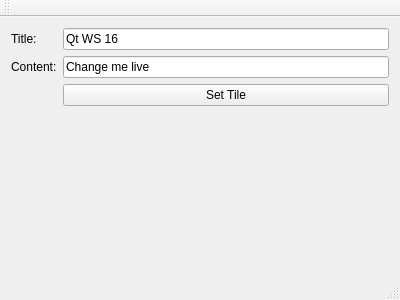
<?xml version="1.0" encoding="UTF-8"?>
<ui version="4.0">
 <class>MainWindow</class>
 <widget class="QMainWindow" name="MainWindow">
  <property name="geometry">
   <rect>
    <x>0</x>
    <y>0</y>
    <width>400</width>
    <height>300</height>
   </rect>
  </property>
  <property name="windowTitle">
   <string>MainWindow</string>
  </property>
  <widget class="QWidget" name="centralWidget">
   <layout class="QFormLayout" name="formLayout">
    <item row="0" column="0">
     <widget class="QLabel" name="label">
      <property name="text">
       <string>Title:</string>
      </property>
     </widget>
    </item>
    <item row="0" column="1">
     <widget class="QLineEdit" name="titleEdit">
      <property name="text">
       <string>Qt WS 16</string>
      </property>
     </widget>
    </item>
    <item row="1" column="0">
     <widget class="QLabel" name="label_2">
      <property name="text">
       <string>Content:</string>
      </property>
     </widget>
    </item>
    <item row="1" column="1">
     <widget class="QLineEdit" name="contentEdit">
      <property name="text">
       <string>Change me live</string>
      </property>
     </widget>
    </item>
    <item row="2" column="1">
     <widget class="QPushButton" name="pushButton">
      <property name="text">
       <string>Set Tile</string>
      </property>
     </widget>
    </item>
   </layout>
  </widget>
  <widget class="QMenuBar" name="menuBar">
   <property name="geometry">
    <rect>
     <x>0</x>
     <y>0</y>
     <width>400</width>
     <height>20</height>
    </rect>
   </property>
  </widget>
  <widget class="QToolBar" name="mainToolBar">
   <attribute name="toolBarArea">
    <enum>TopToolBarArea</enum>
   </attribute>
   <attribute name="toolBarBreak">
    <bool>false</bool>
   </attribute>
  </widget>
  <widget class="QStatusBar" name="statusBar"/>
 </widget>
 <layoutdefault spacing="6" margin="11"/>
 <resources/>
 <connections/>
</ui>
